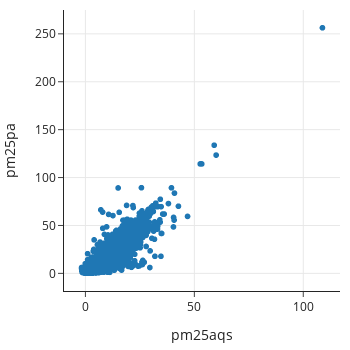

Here is the notebook cell this chart was saved with:
### Markdown cell above
A scatter plot can give us even more insight into the relationship between the measurements from these two instruments. Since we are interested in finding a general relationship, regardless of time and location, we include all of our average readings in the plot.

### Code cell
px.scatter(full_df, x='pm25aqs', y='pm25pa', width=350, height=350)

### Figure 1 — Plotly figure (JSON) as saved in the notebook; plotly's stock layout.template omitted (floating-point values rounded to 4 significant figures; data arrays with more than 128 entries replaced by an {"elided": "..."} marker saying what was removed)
{"data": [{"hovertemplate": "pm25aqs=%{x}<br>pm25pa=%{y}<extra></extra>", "legendgroup": "", "marker": {"color": "#1F77B4", "symbol": "circle"}, "mode": "markers", "name": "", "showlegend": false, "type": "scattergl", "x": {"elided": "12246 float values"}, "xaxis": "x", "y": {"elided": "12246 float values"}, "yaxis": "y"}], "layout": {"height": 350, "legend": {"tracegroupgap": 0}, "width": 350, "xaxis": {"anchor": "y", "autorange": true, "domain": [0, 1], "range": [-9.834, 116.9], "title": {"text": "pm25aqs"}, "type": "linear"}, "yaxis": {"anchor": "x", "autorange": true, "domain": [0, 1], "range": [-18.4, 274.9], "title": {"text": "pm25pa"}, "type": "linear"}}}
